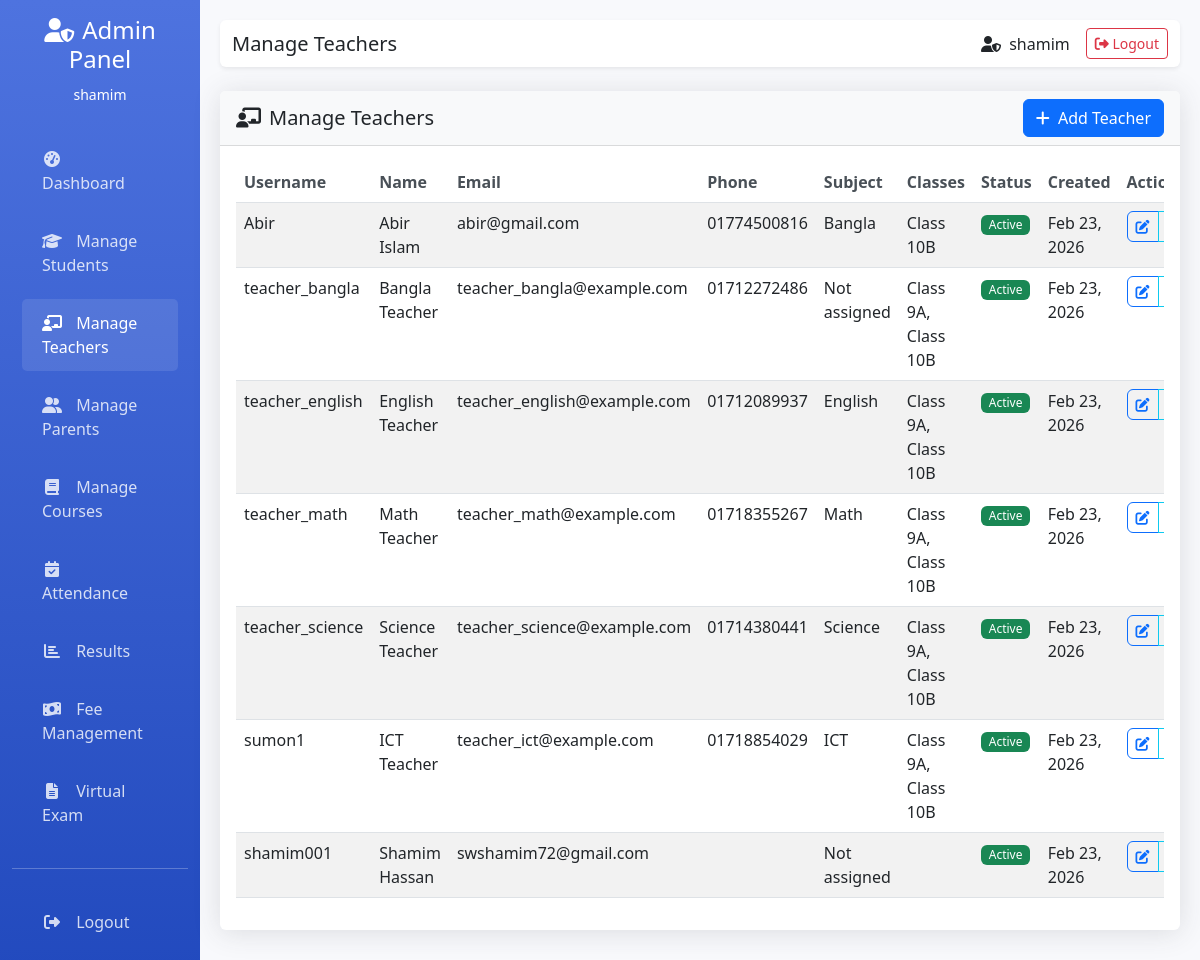
/admin/manage_teachers.php (signed in), run on an earlier commit of the app's database.
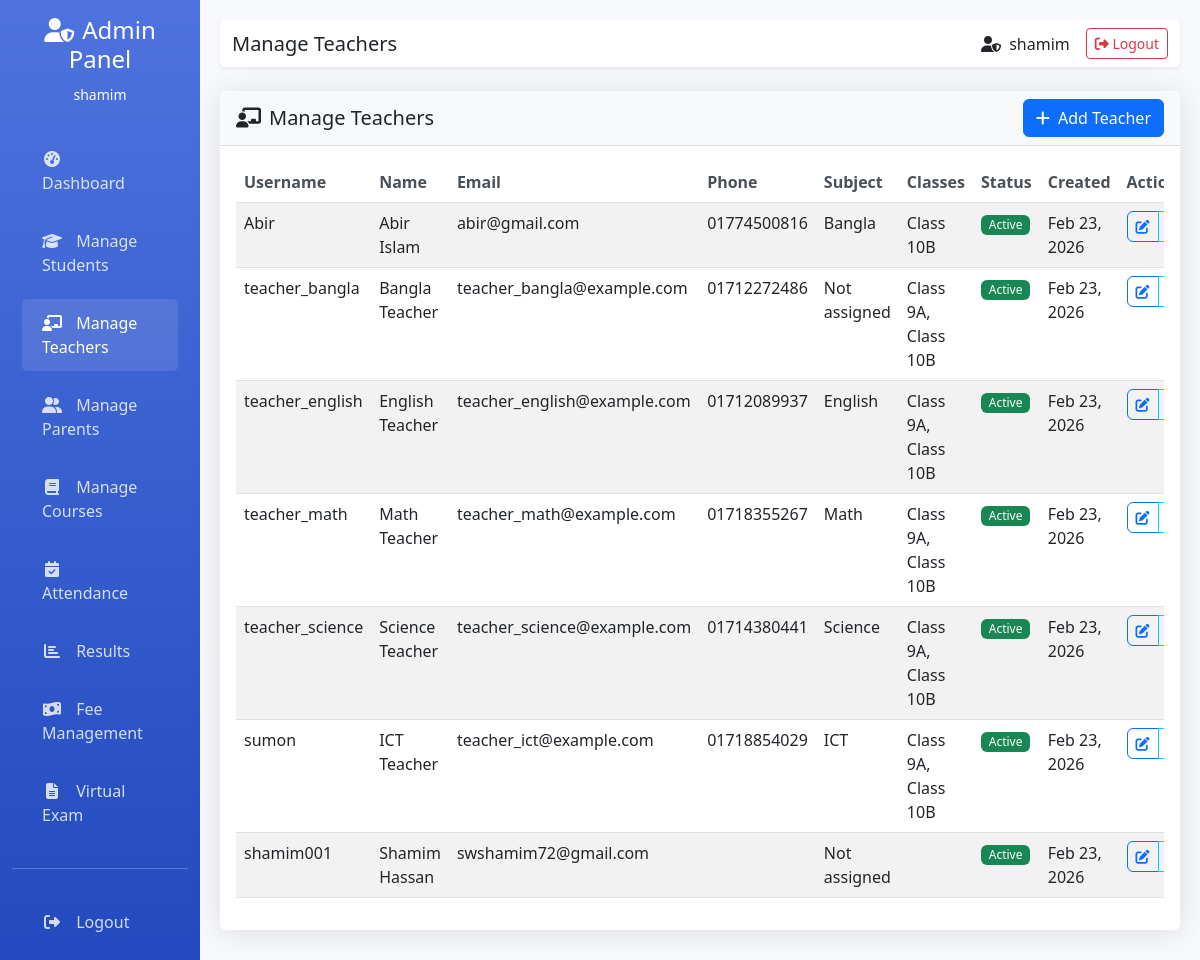
And on a later commit of the database.
### tables this page shows
CREATE TABLE `users` (
  `id` int(11) NOT NULL,
  `username` varchar(50) NOT NULL,
  `password` varchar(255) NOT NULL,
  `role` enum('admin','student','teacher','parent') NOT NULL DEFAULT 'admin',
  `first_name` varchar(50) DEFAULT NULL,
  `last_name` varchar(50) DEFAULT NULL,
  `email` varchar(100) DEFAULT NULL,
  `phone` varchar(20) DEFAULT NULL,
  `student_id` int(11) DEFAULT NULL,
  `subject_id` int(11) DEFAULT NULL,
  `assigned_classes` text DEFAULT NULL,
  `profile_image` varchar(255) DEFAULT NULL,
  `last_login` timestamp NULL DEFAULT NULL,
  `is_active` tinyint(1) NOT NULL DEFAULT 1,
  `created_at` timestamp NOT NULL DEFAULT current_timestamp(),
  `updated_at` timestamp NOT NULL DEFAULT current_timestamp() ON UPDATE current_timestamp()
);

CREATE TABLE `courses` (
  `id` int(11) NOT NULL,
  `course_code` varchar(20) NOT NULL,
  `course_name` varchar(100) NOT NULL,
  `description` text DEFAULT NULL,
  `credits` int(11) NOT NULL DEFAULT 3,
  `fee` decimal(10,2) NOT NULL DEFAULT 0.00,
  `created_at` timestamp NOT NULL DEFAULT current_timestamp(),
  `updated_at` timestamp NOT NULL DEFAULT current_timestamp() ON UPDATE current_timestamp()
);

### admin/manage_teachers.php (the view, shortened to what this page needs)
<?php
$page_title = "Manage Teachers";
require_once '../includes/config.php';
$teachers_query = "SELECT u.*, s.course_name as subject_name
                   FROM users u
                   LEFT JOIN courses s ON u.subject_id = s.id
                   WHERE u.role = 'teacher'
                   ORDER BY u.created_at DESC";
$teachers = $conn->query($teachers_query);
?>
<!DOCTYPE html>
<html lang="en">
<head>
    <link href="https://cdn.jsdelivr.net/npm/bootstrap@5.3.0/dist/css/bootstrap.min.css" rel="stylesheet">
    <link rel="stylesheet" href="https://cdnjs.cloudflare.com/ajax/libs/font-awesome/6.4.0/css/all.min.css">
    <link href="../assets/css/style.css" rel="stylesheet">
</head>
<body>
    <div class="container-fluid">
        <div class="row">
            <nav class="col-md-3 col-lg-2 d-md-block sidebar collapse">
                <div class="position-sticky pt-3">
                    <div class="text-center mb-4">
                        <h4><i class="fas fa-user-shield me-2"></i>Admin Panel</h4>
                        <small><?php echo htmlspecialchars($_SESSION['user_username']); ?></small>
                    </div>
                    <ul class="nav flex-column">
                        <li class="nav-item">
                            <a class="nav-link" href="dashboard.php">
                                <i class="fas fa-tachometer-alt"></i> Dashboard
                            </a>
                        </li>
                        <li class="nav-item">
                                <a class="nav-link" href="students.php">
                                    <i class="fas fa-graduation-cap"></i> Manage Students
                                </a>
                        </li>
                        <li class="nav-item">
                                <a class="nav-link active" href="manage_teachers.php">
                                    <i class="fas fa-chalkboard-teacher"></i> Manage Teachers
                                </a>
                        </li>
                        <li class="nav-item">
                                <a class="nav-link" href="parents.php">
                                    <i class="fas fa-user-friends"></i> Manage Parents
                                </a>
                        </li>
                        <li class="nav-item">
                                <a class="nav-link" href="courses.php">
                                    <i class="fas fa-book"></i> Manage Courses
                                </a>
                        </li>
                        <li class="nav-item">
                                <a class="nav-link" href="attendance.php">
                                    <i class="fas fa-calendar-check"></i> Attendance
                                </a>
                        </li>
                        <li class="nav-item">
                                <a class="nav-link" href="results.php">
                                    <i class="fas fa-chart-bar"></i> Results
                                </a>
                        </li>
                        <li class="nav-item">
                                <a class="nav-link" href="payments.php">
                                    <i class="fas fa-money-bill-wave"></i> Fee Management
                                </a>
                        </li>
                        <li class="nav-item">
                                <a class="nav-link" href="virtual_exam.php">
                                    <i class="fas fa-file-alt"></i> Virtual Exam
                                </a>
                        </li>
                    </ul>
                    <hr class="my-4">
                    <ul class="nav flex-column">
                        <li class="nav-item">
                            <a class="nav-link" href="../logout.php">
                                <i class="fas fa-sign-out-alt"></i> Logout
                            </a>
                        </li>
                    </ul>
                </div>
            </nav>
            <main class="col-md-9 ms-sm-auto col-lg-10 main-content">
                <nav class="navbar navbar-expand-lg navbar-light bg-white shadow-sm rounded mb-4">
                    <div class="container-fluid">
                        <div class="d-flex align-items-center">
                            <h5 class="mb-0"><?php echo isset($page_title) ? $page_title : 'Page'; ?></h5>
                        </div>
                        <div class="d-flex align-items-center">
                            <span class="me-3">
                                <i class="fas fa-user-shield me-1"></i>
                                <?php echo htmlspecialchars($_SESSION['user_username']); ?>
                            </span>
                            <a href="../logout.php" class="btn btn-outline-danger btn-sm">
                                <i class="fas fa-sign-out-alt"></i> Logout
                            </a>
                        </div>
                    </div>
                </nav>
                <div class="row">
                    <div class="col-12">
                        <div class="card">
                            <div class="card-header d-flex justify-content-between align-items-center">
                                <h5 class="mb-0"><i class="fas fa-chalkboard-teacher me-2"></i>Manage Teachers</h5>
                                <a href="../register.php" class="btn btn-primary" onclick="document.getElementById('selected_role').value='teacher';">
                                    <i class="fas fa-plus me-1"></i> Add Teacher
                                </a>
                            </div>
                            <div class="card-body">
                                <?php if ($teachers->num_rows > 0): ?>
                                    <div class="table-responsive">
                                        <table class="table table-striped table-hover">
                                            <thead>
                                                <tr>
                                                    <th>Username</th>
                                                    <th>Name</th>
                                                    <th>Email</th>
                                                    <th>Phone</th>
                                                    <th>Subject</th>
                                                    <th>Classes</th>
                                                    <th>Status</th>
                                                    <th>Created</th>
                                                    <th>Actions</th>
                                                </tr>
                                            </thead>
                                            <tbody>
                                                <?php while($teacher = $teachers->fetch_assoc()): ?>
                                                <tr>
                                                    <td><?php echo htmlspecialchars($teacher['username']); ?></td>
                                                    <td><?php echo htmlspecialchars($teacher['first_name'] . ' ' . $teacher['last_name']); ?></td>
                                                    <td><?php echo htmlspecialchars($teacher['email']); ?></td>
                                                    <td><?php echo htmlspecialchars($teacher['phone']); ?></td>
                                                    <td><?php echo htmlspecialchars($teacher['subject_name'] ?? 'Not assigned'); ?></td>
                                                    <td><?php echo htmlspecialchars($teacher['assigned_classes'] ?? 'None'); ?></td>
                                                    <td>
                                                        <span class="badge bg-<?php echo $teacher['is_active'] ? 'success' : 'secondary'; ?>">
                                                            <?php echo $teacher['is_active'] ? 'Active' : 'Inactive'; ?>
                                                        </span>
                                                    </td>
                                                    <td><?php echo date('M j, Y', strtotime($teacher['created_at'])); ?></td>
                                                    <td>
                                                        <div class="btn-group" role="group">
                                                            <a href="edit_teacher.php?id=<?php echo $teacher['id']; ?>" class="btn btn-sm btn-outline-primary" title="Edit">
                                                                <i class="fas fa-edit"></i>
                                                            </a>
                                                            <a href="view_teacher.php?id=<?php echo $teacher['id']; ?>" class="btn btn-sm btn-outline-info" title="View">
                                                            </a>
                                                        </div>
                                                    </td>
                                                </tr>
                                                <?php endwhile; ?>
                                            </tbody>
                                        </table>
                                    </div>
                                <?php endif; ?>
                            </div>
                        </div>
                    </div>
                </div>
            </main>
        </div>
    </div>
</body>
</html>

### assets/css/style.css (style rules this page uses)
body { background-color: #f8f9fa; }
.card { box-shadow: 0 0.125rem 0.25rem rgba(0, 0, 0, 0.075); border: 1px solid rgba(0, 0, 0, 0.125); margin-bottom: 1.5rem; }
.card-header { background-color: #f8f9fa; border-bottom: 1px solid rgba(0, 0, 0, 0.125); font-weight: 600; }
.nav-link { font-weight: 500; }
.table th { font-weight: 600; color: #495057; border-top: none; }
.btn { font-weight: 500; }
.btn-group .btn { border-radius: 0.375rem; }
.badge { font-weight: 500; }

### admin/manage_teachers.php (style rules this page uses)
body { background-color: #f8f9fc; }
.sidebar { background: linear-gradient(180deg, #4e73df 0%, #224abe 100%); color: white; min-height: 100vh; }
.sidebar .nav-link { color: rgba(255,255,255,0.8); padding: 12px 20px; border-radius: 5px; margin: 5px 10px; transition: all 0.3s; }
.sidebar .nav-link:hover, .sidebar .nav-link.active { color: white; background-color: rgba(255,255,255,0.1); }
.sidebar .nav-link i { margin-right: 10px; width: 20px; text-align: center; }
.main-content { padding: 20px; }
.card { border: none; box-shadow: 0 0.15rem 1.75rem 0 rgba(58, 59, 69, 0.15); margin-bottom: 20px; }

What changed in the data, as far as the page shows it:
changed users "ICT Teacher": username "sumon1" → "sumon"
